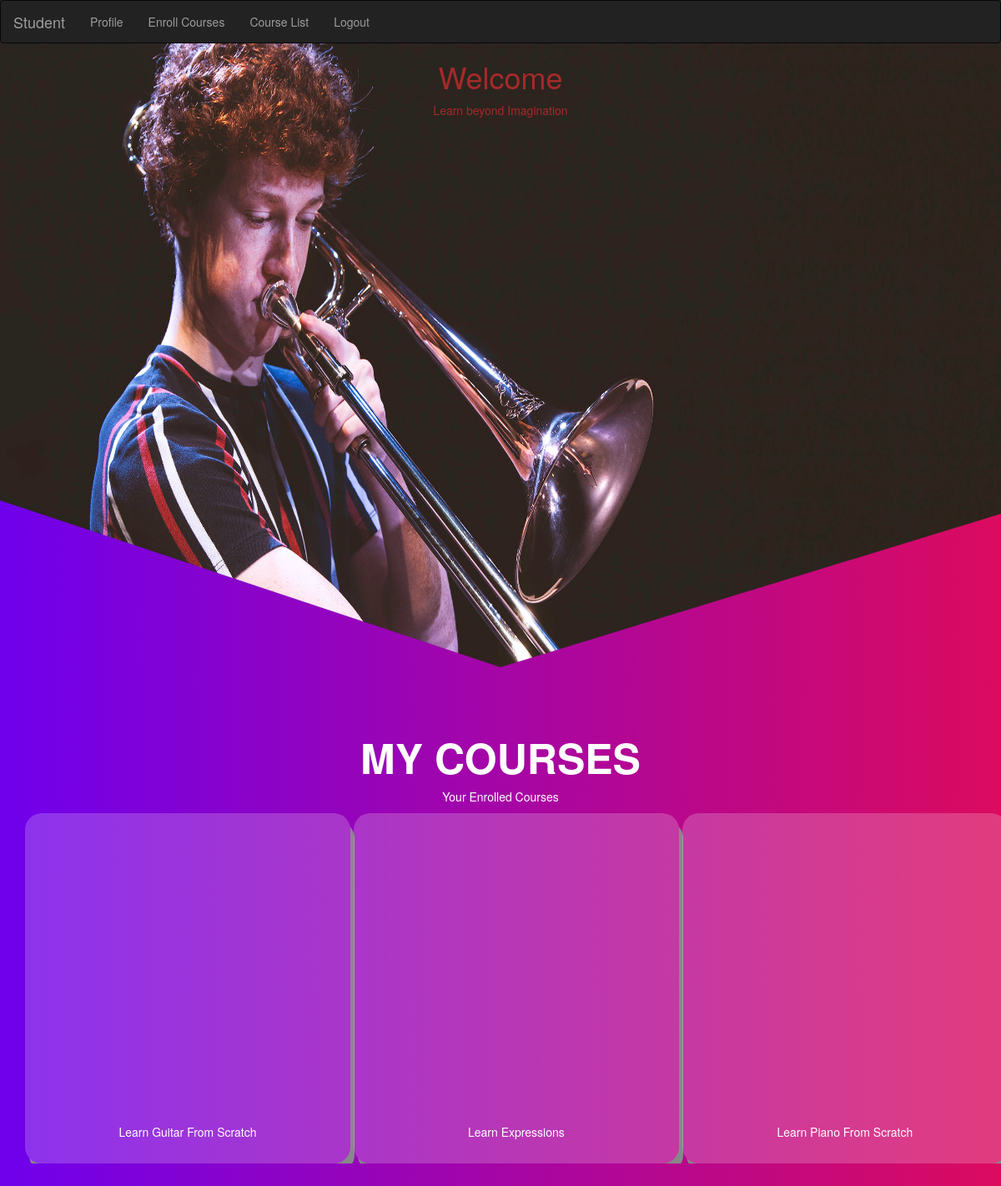
Screenshot of /student.php (signed in) with the database file from the repository.
### tables this page shows
CREATE TABLE `applied_courses` (
  `aid` int(11) NOT NULL,
  `cid` int(11) DEFAULT NULL,
  `uid` int(11) DEFAULT NULL,
  `name` varchar(500) DEFAULT NULL,
  `email` varchar(500) DEFAULT NULL,
  `contact` int(200) DEFAULT NULL
);

CREATE TABLE `courses` (
  `id` int(11) NOT NULL,
  `cTitle` varchar(500) DEFAULT NULL,
  `cType` varchar(300) DEFAULT NULL,
  `cTeacher` varchar(500) DEFAULT NULL,
  `description` varchar(500) DEFAULT NULL,
  `tid` int(11) DEFAULT NULL,
  `audImage` varchar(500) DEFAULT NULL,
  `courVideo` varchar(500) DEFAULT NULL
);

### student.php (the view, shortened to what this page needs)
<!DOCTYPE html>
<html lang="en">
<head>
  <link rel="stylesheet" href="https://maxcdn.bootstrapcdn.com/bootstrap/3.3.7/css/bootstrap.min.css">
  <link rel="stylesheet" href="css/studentstyle.css">
</head>
<body>
  <div class="header" id="topheader">
    <nav class="navbar navbar-inverse">
  <div class="container-fluid">
    <div class="navbar-header">
      <a class="navbar-brand" href="#">Student</a>
    </div>
    <ul class="nav navbar-nav">
      <li class=""><a href="artistportfolio.php">Profile</a></li>
      <li><a href="CastTalent/ArtistAppForm/AuditionWall/courseWall.php">Enroll Courses</a></li>
      <li><a href="courseTableStudent/courseTableStudent.php">Course List</a></li>
      <li><a href="logout.php">Logout </a></li>
    </ul>
  </div>
</nav>
    <section class="header-section">
      <div class="center-div">
        <h1 class="font-weight-bold">Welcome</h1>
        <p>Learn beyond Imagination
      </div>
    </section>
  </div>
  <section class="courses bg-light" id="courses">
    <div class="container text-center">
      <h1 style="color: white;">MY COURSES</h1>
      <p style="color: white;">Your Enrolled Courses</p>
      <div class="container testimonial-group" >
      <div class="row text-center example">
      <?php
      $conn = mysqli_connect("localhost", "root", "", "project") or die("failed to connect");
      $que = "select * from applied_courses,courses where  applied_courses.cid = courses.id and applied_courses.uid = $_SESSION[uid]";
      $result = mysqli_query($conn, $que);
      foreach($result as $arr){
      ?>
        <div class="col-xs-4"  style="border-radius: 20px; padding-block-start: 50px;">
        <div>
        <div>
          <video src="CastTalent/ArtistAppForm/Assest/courseWall/<?php echo $arr['audImage']?>" style="width: 200px; height: 300px;"></video>
          <div class="card-body">
          <a href="video_gallery.php">
            <h5 class="card-title" style="color: white;"><?php echo"$arr[cTitle]" ?></h5>
          </a>
          </div>
        </div>
      </div>
    </div>
    <?php
      }
    ?>
  </div>
</div>
    </div>
  </section>
  <br>
</body>
</html>

### css/studentstyle.css (style rules this page uses)
* { margin: 0%; padding: 0%; box-sizing: border-box; }
a { text-decoration: none; }
body { background: linear-gradient(to left,#DB0B5F, #6F00ED); }
.testimonial-group > .row { overflow-x: auto; white-space: nowrap; }
.testimonial-group > .row > .col-xs-4 { display: inline-block; float: none; }
.example { -ms-overflow-style: none; scrollbar-width: none; }
.col-xs-4 { color: #fff; font-size: 48px; padding-bottom: 20px; padding-top: 18px;box-shadow: 5px 10px #888888;word-wrap: break-word; }
.col-xs-4:nth-child(3n+1) { background-color: rgba(255, 255, 255, .20); }
.col-xs-4:nth-child(3n+2) { background-color: rgba(255, 255, 255, .20); }
.col-xs-4:nth-child(3n+3) { background-color: rgba(255, 255, 255, .20); }
.header { width: 100; height: 100vh; background-image: url('../images/student/s2.jpg'); background-repeat: no-repeat; background-size: 100% 100%; clip-path: polygon(100% 0%,100% 77%,50% 100%,0% 75%,0 0); position: relative; }
.header :before { position: absolute; top: 0%; bottom: 0%; left: 0%; right: 0%; }
.header-section { width: 100%; height: inherit; color: brown; text-align: center; position: relative; }
.courses { height: 1100px; width: 100%; padding-top: 60px; padding-left: 0px; padding-right: 0px; padding-bottom: 50px }
.courses h1 { font-size: 50px; font-weight: bold; }

### rows the page displays
applied_courses: cid.cTitle "Learn Guitar From Scratch"
applied_courses: cid.cTitle "Learn Expressions"
applied_courses: cid.cTitle "Learn Piano From Scratch"
